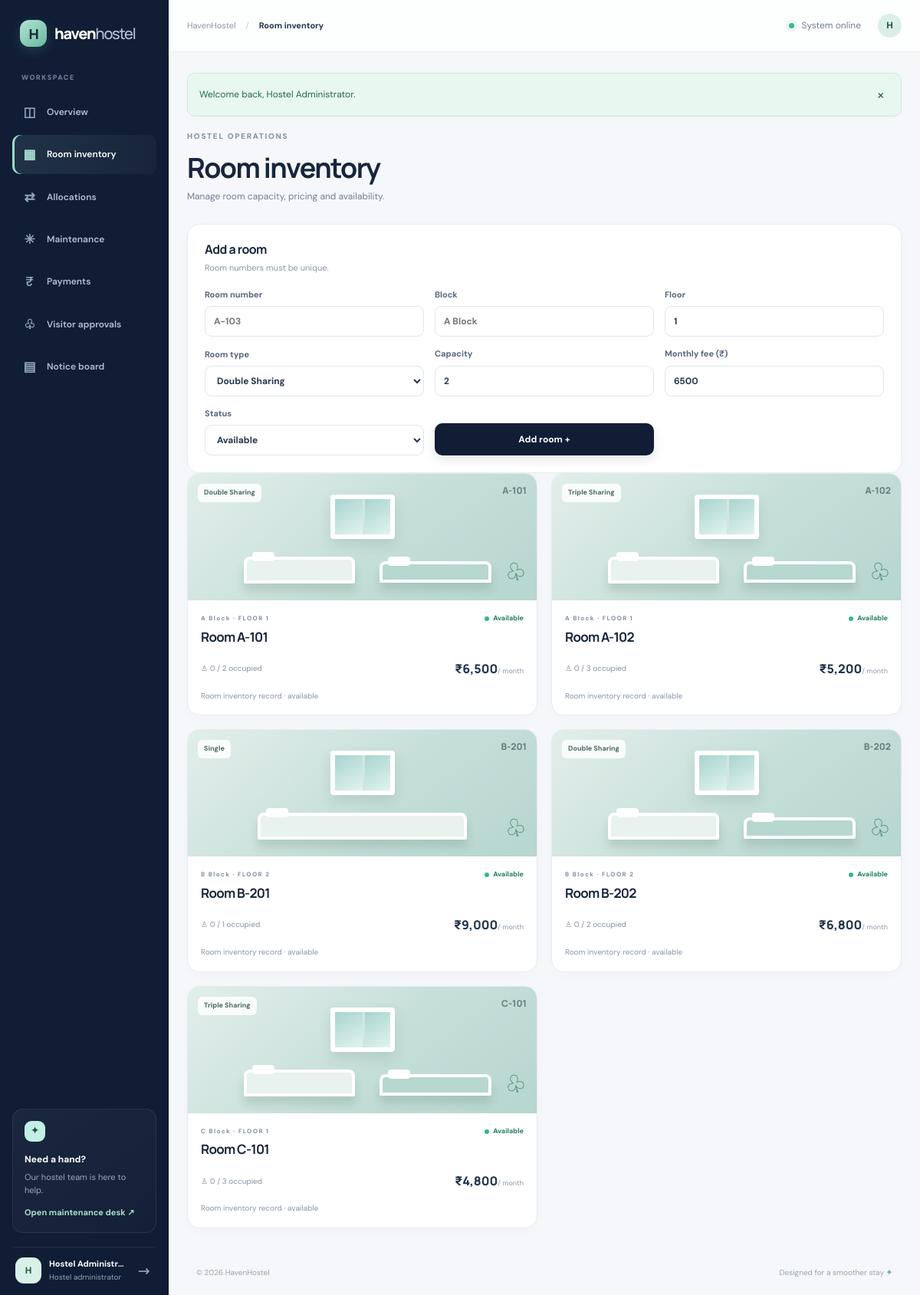
The app's page /index.php?page=admin-rooms (signed in) with its own data.
### tables this page shows
CREATE TABLE IF NOT EXISTS users (
 id INT UNSIGNED AUTO_INCREMENT PRIMARY KEY,
 full_name VARCHAR(120) NOT NULL,
 email VARCHAR(180) NOT NULL UNIQUE,
 password_hash VARCHAR(255) NOT NULL,
 role ENUM('admin','user') NOT NULL DEFAULT 'user',
 phone VARCHAR(25) NULL,
 student_id VARCHAR(40) NULL UNIQUE,
 course VARCHAR(100) NULL,
 year_of_study TINYINT UNSIGNED NULL,
 created_at TIMESTAMP DEFAULT CURRENT_TIMESTAMP,
 is_active TINYINT(1) NOT NULL DEFAULT 1
);

CREATE TABLE IF NOT EXISTS rooms (
 id INT UNSIGNED AUTO_INCREMENT PRIMARY KEY,
 room_number VARCHAR(20) NOT NULL UNIQUE,
 block_name VARCHAR(60) NOT NULL,
 floor_number TINYINT NOT NULL DEFAULT 0,
 room_type ENUM('Single','Double Sharing','Triple Sharing','Dormitory') NOT NULL DEFAULT 'Double Sharing',
 capacity TINYINT UNSIGNED NOT NULL DEFAULT 2,
 monthly_fee DECIMAL(10,2) NOT NULL DEFAULT 0,
 status ENUM('available','maintenance','inactive') NOT NULL DEFAULT 'available',
 created_at TIMESTAMP DEFAULT CURRENT_TIMESTAMP
);

### index.php (the view, shortened to what the rows shown need)
<?php
require __DIR__ . '/config.php';
function count_sql($pdo, $sql, $args = [])
{
    $s = $pdo->prepare($sql);
    $s->execute($args);
    return (int)$s->fetchColumn();
}
function rows($pdo, $sql, $args = [])
{
    $s = $pdo->prepare($sql);
    $s->execute($args);
    return $s->fetchAll();
}
if (me()) {
    $s = $pdo->prepare('SELECT id, full_name, email, role FROM users WHERE id = ? AND is_active = 1');
    $s->execute([(int)(me()['id'] ?? 0)]);
}
$currentUser = me() ?? [];
$displayName = trim((string)($currentUser['full_name'] ?? $currentUser['email'] ?? 'Resident'));
$page = $_GET['page'] ?? (me() ? 'dashboard' : 'home');
$flash = take_flash();
$admin = me() && me()['role'] === 'admin';
$pages = [
    'home' => 'Overview', 'login' => 'Sign in', 'register' => 'Create account', 'dashboard' => 'Dashboard',
    'rooms' => 'Rooms & allocation', 'complaints' => 'Maintenance', 'payments' => 'Payments',
    'visitors' => 'Visitor passes', 'notices' => 'Notice board',
    'admin-rooms' => 'Room inventory', 'admin-allocations' => 'Allocation requests',
    'admin-complaints' => 'Maintenance desk', 'admin-payments' => 'Payment review',
    'admin-visitors' => 'Visitor approvals', 'admin-notices' => 'Publish notice',
];
$uid = (int)(me()['id'] ?? 0);
?>
<!doctype html><html lang="en"><head><link rel="stylesheet" href="assets/app.css"></head><body>
<?php if(in_array($page,['login','register'])): ?><div class="auth-shell"><a class="brand auth-brand" href="index.php"><span class="brand-mark">H</span><span>haven<span class="brand-light">hostel</span></span></a><section class="auth-visual"><div class="orb orb-one"></div><div class="orb orb-two"></div><p class="eyebrow">YOUR HOSTEL. IN HARMONY.</p><h1>A better stay<br><em>starts here.</em></h1><p class="hero-copy">A thoughtful, connected space to manage your hostel life — from room requests to everyday support.</p><div class="mini-stats"><div><b>01</b><span>One simple portal</span></div><div><b>24/7</b><span>Your digital desk</span></div></div><div class="auth-art"><div class="art-building"><div class="building-roof"></div><div class="building-body"><i></i><i></i><i></i><i></i><i></i><i></i><i></i><i></i><i></i><i></i><i></i><i></i></div><div class="building-door"></div></div><div class="art-plant">♧</div></div></section><section class="auth-panel"><div class="auth-form-wrap"><a class="back-link" href="index.php">← Back to overview</a><?php if($flash):?><div class="alert alert-<?=e($flash['type'])?>"><?=e($flash['message'])?></div><?php endif;?><?php if($page==='login'):?><p class="eyebrow">WELCOME BACK</p><h2>Sign in to your space</h2><p class="muted">Pick up right where you left off.</p><form method="post" class="form-stack"><input type="hidden" name="csrf" value="<?=e(csrf())?>"><input type="hidden" name="action" value="login"><label>Email address<input required type="email" name="email" placeholder="you@example.com" autocomplete="username"></label><label>Password<input required type="password" name="password" placeholder="Your password" autocomplete="current-password"></label><button class="btn btn-primary btn-wide">Sign in <span>→</span></button></form><p class="auth-switch">New to HavenHostel? <a href="index.php?page=register">Create an account</a></p><?php else:?><p class="eyebrow">GET STARTED</p><h2>Create your account</h2><p class="muted">Join your hostel community in less than a minute.</p><form method="post" class="form-stack"><input type="hidden" name="csrf" value="<?=e(csrf())?>"><input type="hidden" name="action" value="register"><label>Full name<input required name="full_name" maxlength="120" placeholder="Your full name"></label><label>Email address<input required type="email" name="email" placeholder="you@example.com"></label><div class="form-row"><label>Student ID <span class="optional">optional</span><input name="student_id" maxlength="40" placeholder="e.g. 24CSE102"></label><label>Phone <span class="optional">optional</span><input name="phone" maxlength="25" placeholder="Phone number"></label></div><div class="form-row"><label>Course <span class="optional">optional</span><input name="course" maxlength="100" placeholder="B.Tech CSE"></label><label>Year <span class="optional">optional</span><select name="year_of_study"><option value="">Select year</option><?php for($y=1;$y<=8;$y++):?><option value="<?=$y?>">Year <?=$y?></option><?php endfor;?></select></label></div><label>Password<input required type="password" name="password" minlength="8" placeholder="At least 8 characters" autocomplete="new-password"></label><button class="btn btn-primary btn-wide">Create account <span>→</span></button></form><p class="auth-switch">Already registered? <a href="index.php?page=login">Sign in</a></p><?php endif;?></div></section></div>
<?php else: ?><div class="app-shell"><?php if(me()):?><aside class="sidebar" id="sidebar"><a class="brand" href="index.php"><span class="brand-mark">H</span><span>haven<span class="brand-light">hostel</span></span></a><div class="side-label">WORKSPACE</div><nav class="nav-list"><?php $nav=$admin?[['dashboard','◫','Overview'],['admin-rooms','▦','Room inventory'],['admin-allocations','⇄','Allocations'],['admin-complaints','✳','Maintenance'],['admin-payments','₹','Payments'],['admin-visitors','♧','Visitor approvals'],['admin-notices','▤','Notice board']]:[['dashboard','◫','Overview'],['rooms','▦','Rooms & allocation'],['complaints','✳','Maintenance'],['payments','₹','Payments'],['visitors','♧','Visitor passes'],['notices','▤','Notice board']];foreach($nav as $n):?><a class="nav-link <?=$page===$n[0]?'active':''?>" href="index.php?page=<?=$n[0]?>"><span class="nav-icon"><?=$n[1]?></span><?=$n[2]?></a><?php endforeach;?></nav><div class="sidebar-bottom"><div class="help-card"><span class="help-icon">✦</span><b>Need a hand?</b><p>Our hostel team is here to help.</p><a href="index.php?page=<?=$admin?'admin-complaints':'complaints'?>"><?=$admin?'Open maintenance desk':'Contact support'?> ↗</a></div><div class="profile-mini"><div class="avatar"><?=e(strtoupper(substr($displayName,0,1)))?></div><div class="profile-copy"><b><?=e($displayName)?></b><span><?= $admin?'Hostel administrator':'Resident account' ?></span></div><form method="post" class="logout-form"><button class="logout" title="Sign out" aria-label="Sign out">↗</button></form></div></div></aside><?php endif;?><main class="main-area<?=me()?'':' guest'?>"><?php if(me()):?><header class="topbar"><div class="breadcrumb">HavenHostel <span>/</span> <b><?=e($pages[$page])?></b></div><div class="topbar-right"><span class="live-dot"></span><span class="muted small">System online</span><div class="avatar avatar-small"><?=e(strtoupper(substr($displayName,0,1)))?></div></div></header><?php endif;?><div class="page-content">
<?php if($page==='home'):?><section class="landing-hero"><div class="hero-copy-col"><p class="eyebrow">THE NEW WAY TO HOSTEL</p><h1>Feel at home.<br><em>Even away.</em></h1><p>Everything that makes hostel life easier, in one calm, connected place.</p><div class="hero-actions"><a class="btn btn-primary" href="index.php?page=register">Get started <span>→</span></a><a class="text-link" href="index.php?page=login">I have an account ↗</a></div><div class="hero-proof"><div class="proof-avatars"><i>A</i><i>H</i><i>+</i></div><span>One portal for your everyday hostel needs</span></div></div><div class="landing-illustration"><div class="sun"></div><div class="floating-chip chip-top">✦ Easy room requests</div><div class="campus-building"><div class="roof"></div><div class="building-grid"><?php for($i=0;$i<12;$i++):?><i></i><?php endfor;?></div><div class="front-door"></div></div><div class="tree tree-left">♧</div><div class="tree tree-right">♧</div><div class="floating-chip chip-bottom"><span class="check-round">✓</span><span><b>All in one place</b><small>Rooms · Payments · Support</small></span></div></div></section><section class="feature-section"><div><p class="eyebrow">MADE FOR HOSTEL LIFE</p><h2>Less admin. More living.</h2></div><div class="feature-grid"><article class="feature-card"><span class="feature-icon purple">▦</span><h3>Find your room</h3><p>Explore room options and send allocation requests without the paperwork.</p></article><article class="feature-card"><span class="feature-icon orange">✳</span><h3>Get things fixed</h3><p>Raise maintenance issues and follow every update in one timeline.</p></article><article class="feature-card"><span class="feature-icon green">₹</span><h3>Stay on top of dues</h3><p>Keep a clear record of monthly fee submissions and payment status.</p></article></div></section>
<?php elseif($page==='rooms'||$page==='admin-rooms'):
 $isAdmin=$page==='admin-rooms';$rooms=rows($pdo,"SELECT r.*, (SELECT COUNT(*) FROM allocations a WHERE a.room_id=r.id AND a.status='active') AS occupied FROM rooms r ORDER BY r.block_name,r.room_number");$myAlloc=!$isAdmin?rows($pdo,'SELECT a.*,r.room_number,r.block_name,r.room_type,r.monthly_fee FROM allocations a JOIN rooms r ON r.id=a.room_id WHERE a.user_id=? ORDER BY a.created_at DESC',[me()['id']]):[];$hasCurrentAllocation=!$isAdmin?(bool)count_sql($pdo,"SELECT COUNT(*) FROM allocations WHERE user_id=? AND status IN ('pending','active')",[$uid]):false;?><div class="welcome-row"><div><?=$isAdmin?'HOSTEL OPERATIONS':'YOUR LIVING SPACE'?><h1><?=$isAdmin?'Room inventory':'Rooms & allocation'?></h1><?=$isAdmin?'Manage room capacity, pricing and availability.':'Explore available rooms and request a place to call home.'?></div></div><?php if(!$isAdmin&&$myAlloc):?><?php foreach($myAlloc as $a):?><?=e($a['room_number'])?><?=e($a['block_name'])?><?=e($a['room_type'])?><?=number_format($a['monthly_fee'])?><?=e($a['start_date'])?><?=status_badge($a['status'])?><?php endforeach;?><?php endif;?><?php if($isAdmin):?><section class="panel section-gap"><div class="panel-heading"><div><h2>Add a room</h2></div></div><?=e(csrf())?></section><?php endif;?><div class="room-grid"><?php foreach($rooms as $r):$available=max(0,(int)$r['capacity']-(int)$r['occupied']);?><article class="room-card"><div class="room-art <?=e(strtolower(str_replace(' ','-', $r['room_type'])))?>"><span class="room-tag"><?=e($r['room_type'])?></span><div class="room-window"><i></i><i></i></div><div class="room-bed bed-one"></div><div class="room-bed bed-two"></div><div class="room-plant">♧</div><div class="room-number"><?=e($r['room_number'])?></div></div><div class="room-details"><div class="room-title"><div><p class="eyebrow"><?=e($r['block_name'])?> · FLOOR <?=e($r['floor_number'])?></p><h3>Room <?=e($r['room_number'])?></h3></div><?= $available>0&&$r['status']==='available'?'<span class="availability"><i></i> Available</span>':'<span class="availability unavailable">'.e(ucfirst($r['status']==='available'?'Full':$r['status'])).'</span>'?></div><div class="room-meta"><span>♙ <?=$r['occupied']?> / <?=$r['capacity']?> occupied</span><b>₹<?=number_format($r['monthly_fee'])?><small>/ month</small></b></div><?php if(!$isAdmin):?><?=e(csrf())?><?=$r['id']?> <?=$available>0&&$r['status']==='available'?'btn-outline':'btn-disabled'?> <?=$available<=0||$r['status']!=='available'||$hasCurrentAllocation?'disabled':''?><?= $hasCurrentAllocation?'Request already active':($available>0&&$r['status']==='available'?'Request this room':'Currently unavailable')?> <?php else:?><p class="room-admin-note">Room inventory record · <?=e($r['status'])?></p><?php endif;?></div></article><?php endforeach;?></div>
<?php endif;?></div><footer class="footer"><span>© <?=date('Y')?> HavenHostel</span><span>Designed for a smoother stay <b>✦</b></span></footer></main></div><?php endif;?></body></html>

### records on screen
users: full_name "H", full_name "Hostel Administr…"
rooms: room_type "Double Sharing", room_number "A-101", block_name "A Block", floor_number "1", shows "Available", occupied "0", capacity "2", monthly_fee "6,500", status "available"
rooms: room_type "Triple Sharing", room_number "A-102", block_name "A Block", floor_number "1", shows "Available", occupied "0", capacity "3", monthly_fee "5,200", status "available"
rooms: room_type "Single", room_number "B-201", block_name "B Block", floor_number "2", shows "Available", occupied "0", capacity "1", monthly_fee "9,000", status "available"
rooms: room_type "Double Sharing", room_number "B-202", block_name "B Block", floor_number "2", shows "Available", occupied "0", capacity "2", monthly_fee "6,800", status "available"
rooms: room_type "Triple Sharing", room_number "C-101", block_name "C Block", floor_number "1", shows "Available", occupied "0", capacity "3", monthly_fee "4,800", status "available"

### other values on screen
$n[1] "◫"
$n[2] "Overview"
$n[1] "▦"
$n[2] "Room inventory"
$n[1] "⇄"
$n[2] "Allocations"
$n[1] "✳"
$n[2] "Maintenance"
$n[1] "₹"
$n[2] "Payments"
$n[1] "♧"
$n[2] "Visitor approvals"
$n[1] "▤"
$n[2] "Notice board"
$pages[$page] "Room inventory"
